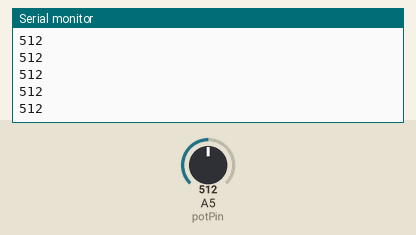
This sketch was run on a simulated Arduino Uno, built with avr-gcc and run on an emulated ATmega328P. Parts: the last lines printed to the serial monitor. The inputs (shaded band) are chosen by the test bench; at power-on: A5 (potPin) = 512.

Above: at 1.2 s.
1.3 s: A5 (potPin) set to 716
At 1.31 s:
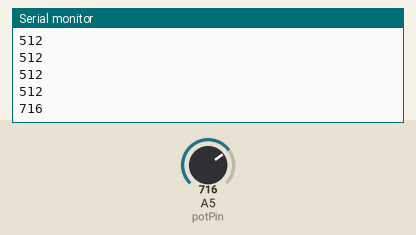
2.8 s: A5 (potPin) set to 900
At 2.81 s:
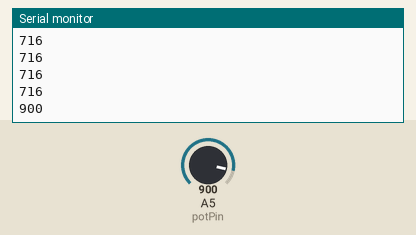
Timing chart, 0 to 5.8 s (numbered marks = the images above; inputs shaded):
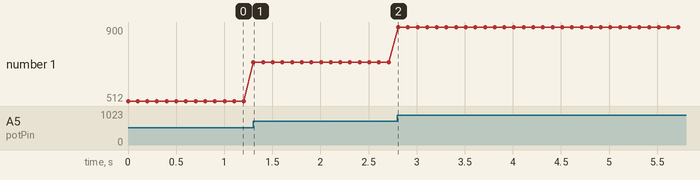

The sketch:

Per_saberne_mes__11_.ino
```cpp
/***************************************************************************************************************************************************************************

  o888.   c888o   .@@@@@@.      c8@@8c     O8OO  C88C   O88C                Xavi Masana
   @@@@  o@@@@   @@@@@@@@@@   c@@@@@@@@@   @@@@ :@@@@O O@@@@                Lacetania
   .@@@@.@@@@c  O@@@@  C@@@o  @@@@  @@@@C  O@@@c8@@@@@ @@@@c                2n IT
    :@@@@@@@:    @@@@C        @@@o  O@@@C   @@@@@@@@@@@@@@@                 Xais Crew Life
     :@@@@@:      @@@@@@O     @@@o          8@@@@@@@@@@@@@O                 Projecte: Per saberne més (1)
     o@@@@@C       @@@@@@@   O@@@o         .@@@@@@@@@@@@@@@
     @@@@@@@          o@@@@.  @@@o  C@@@C    @@@@@@@@@@@@@
    @@@@@@@@@   @@@@o  o@@@8  @@@O  8@@@O    O@@@@8 @@@@@o
   @@@@8 @@@@@  .@@@@@@@@@@:  @@@@@@@@@@.     @@@@c @@@@@
  8@@@@   @@@@@   O@@@@@@@     O@@@@@@8       @@@@  O@@@@

 ************************************************************************************************************************************************************************/
 //*********************************************************************INCLUDE*******************************************************************************************

//*********************************************************************VARIABLES******************************************************************************************
int potPin = 5; // selecciona el pin de entrada para colocar el potenciómetro
int val = 0; // variable para almacenar el valor leído por la entrada analógica
 //***********************************************************************SETUP*********************************************************************************************
void setup() {
Serial.begin(9600);//beginSerial
}
//*************************************************************************LOOP**********************************************************************************************
void loop() {
val = analogRead(potPin); // lee el valor del canal de ENTRADA analógica
Serial.println(val); // printInteger
Serial.write(10);//serialWrite
delay(100);
}
//***********************************************************************FUNCTIONS*******************************************************************************************
```

Measured:
- after the input at 1.3 s, the serial monitor: prints a new line at once (image 1)
- after the input at 2.8 s, the serial monitor: prints a new line at once (image 2)
- plotted number 1: 512 → 716 after the input at 1.3 s, 716 → 900 after the input at 2.8 s
